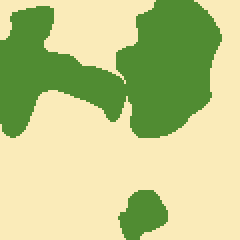
#> input picture data/test/masks/tile_1.87_35.png, 120 x 120 px, found by its file name (shown 2 times larger); its folder holds only this picture in this run
$ python comprehensive_dataset_analysis.py
#> lines starting #> are read from the running program, lines starting #| are printed output that depends on the picture
import os
import numpy as np
from PIL import Image
import matplotlib.pyplot as plt
from collections import defaultdict
import json
from tqdm import tqdm

def comprehensive_analysis():
    """Comprehensive analysis of the entire dataset to identify ALL classes and slum coverage"""

    print("COMPREHENSIVE DATASET ANALYSIS")
    print("=" * 80)
    print("Analyzing ALL masks in the dataset to identify classes and slum coverage...")

    # Initialize tracking variables
    all_unique_colors = set()
    color_counts = defaultdict(int)
    color_pixel_counts = defaultdict(int)

    # File type statistics
    file_stats = {
        'jp22_masks': {'total': 0, 'with_slums': 0, 'files': []},
        'tile_masks': {'total': 0, 'with_slums': 0, 'files': []},
        'other_masks': {'total': 0, 'with_slums': 0, 'files': []}
    }

    # Slum statistics
    slum_stats = {
        'total_masks_with_slums': 0,
        'total_slum_pixels': 0,
        'slum_percentage_distribution': [],
        'files_by_slum_percentage': defaultdict(list)
    }

    slum_color = (250, 235, 185)

    # Process all splits
    splits = ['train', 'val', 'test']
    total_files_processed = 0

    for split in splits:
        print(f"\nAnalyzing {split.upper()} set...")
        mask_dir = os.path.join('data', split, 'masks')

        if not os.path.exists(mask_dir):
            print(f"Directory {mask_dir} not found!")
            continue

        mask_files = [f for f in os.listdir(mask_dir) if f.endswith('.png')]
        print(f"Found {len(mask_files)} mask files in {split} set")

        # Process each mask file
        for mask_file in tqdm(mask_files, desc=f"Processing {split} masks"):
            mask_path = os.path.join(mask_dir, mask_file)

            try:
                # Load mask
                mask = np.array(Image.open(mask_path))
#> mask is the input picture: shape (120, 120, 3); mean R, G, B 190.2, 201.6, 137.5

                # Get unique colors in this mask
                if len(mask.shape) == 3:
                    pixels = mask.reshape(-1, 3)
                    unique_colors, counts = np.unique(pixels, axis=0, return_counts=True)
#> unique_colors = [[80, 140, 50], [250, 235, 185]]; counts = [5064, 9336]

                    # Track all unique colors
                    for color, count in zip(unique_colors, counts):
                        color_tuple = tuple(color)
                        all_unique_colors.add(color_tuple)
                        color_counts[color_tuple] += 1
                        color_pixel_counts[color_tuple] += count
#> this loop made 2 passes
#> (count, color_tuple) on passes 1 to 2: (5064, (80, 140, 50)), (9336, (250, 235, 185))
#> after the loop, all_unique_colors = 2 items; color_counts = {(80, 140, 50): 1, (250, 235, 185): 1}; color_pixel_counts = {(80, 140, 50): 5064, (250, 235, 185): 9336}

                    # Check for slums
                    has_slums = slum_color in [tuple(c) for c in unique_colors]
#> has_slums = True
                    slum_pixel_count = 0

                    if has_slums:
                        slum_idx = np.where([tuple(c) == slum_color for c in unique_colors])[0]
#> slum_idx = [1]
                        if len(slum_idx) > 0:
                            slum_pixel_count = counts[slum_idx[0]]
#> slum_pixel_count = 9336

                    total_pixels = mask.shape[0] * mask.shape[1]
#> total_pixels = 14400
                    slum_percentage = (slum_pixel_count / total_pixels) * 100
#> slum_percentage = 64.83

                    # Categorize file type
                    if mask_file.startswith('jp22_'):
                        file_stats['jp22_masks']['total'] += 1
                        if has_slums:
                            file_stats['jp22_masks']['with_slums'] += 1
                            file_stats['jp22_masks']['files'].append(mask_file)
                    elif mask_file.startswith('tile_'):
                        file_stats['tile_masks']['total'] += 1
                        if has_slums:
                            file_stats['tile_masks']['with_slums'] += 1
                            file_stats['tile_masks']['files'].append(mask_file)
                    else:
                        file_stats['other_masks']['total'] += 1
                        if has_slums:
                            file_stats['other_masks']['with_slums'] += 1
                            file_stats['other_masks']['files'].append(mask_file)

                    # Track slum statistics
                    if has_slums:
                        slum_stats['total_masks_with_slums'] += 1
                        slum_stats['total_slum_pixels'] += slum_pixel_count
                        slum_stats['slum_percentage_distribution'].append(slum_percentage)

                        # Categorize by slum percentage
                        if slum_percentage < 10:
                            slum_stats['files_by_slum_percentage']['0-10%'].append(mask_file)
                        elif slum_percentage < 25:
                            slum_stats['files_by_slum_percentage']['10-25%'].append(mask_file)
                        elif slum_percentage < 50:
                            slum_stats['files_by_slum_percentage']['25-50%'].append(mask_file)
                        elif slum_percentage < 75:
                            slum_stats['files_by_slum_percentage']['50-75%'].append(mask_file)
                        else:
                            slum_stats['files_by_slum_percentage']['75-100%'].append(mask_file)

                total_files_processed += 1

            except Exception as e:
                print(f"Error processing {mask_file}: {e}")
                continue

    # Print comprehensive results
    print(f"\n" + "=" * 80)
    print("COMPREHENSIVE ANALYSIS RESULTS")
    print("=" * 80)

    print(f"\nTOTAL FILES PROCESSED: {total_files_processed}")

    # File type breakdown
    print(f"\nFILE TYPE BREAKDOWN:")
    for file_type, stats in file_stats.items():
        if stats['total'] > 0:
            slum_rate = (stats['with_slums'] / stats['total']) * 100
            print(f"  {file_type}:")
            print(f"    Total files: {stats['total']:,}")
            print(f"    Files with slums: {stats['with_slums']:,} ({slum_rate:.1f}%)")

    # All unique colors found
    print(f"\nALL UNIQUE RGB COLORS FOUND ({len(all_unique_colors)} total):")
#| ALL UNIQUE RGB COLORS FOUND (2 total):
    sorted_colors = sorted(color_counts.items(), key=lambda x: x[1], reverse=True)
#> sorted_colors = [((80, 140, 50), 3), ((250, 235, 185), 3)]

    # Define comprehensive class mapping
    comprehensive_class_mapping = {
        (0, 0, 0): 'No Data / Background',
        (40, 120, 240): 'Water Bodies',
        (80, 140, 50): 'Trees / Forest / Vegetation',
        (100, 100, 150): 'Cropland / Agricultural Areas',
        (200, 160, 40): 'Shrubland / Grassland',
        (200, 200, 200): 'Built-up Areas / Urban',
        (250, 235, 185): 'Informal Settlements (SLUMS)',
        (255, 255, 255): 'Clouds / No Data (White)'
    }

    for color, file_count in sorted_colors:
        pixel_count = color_pixel_counts[color]
        class_name = comprehensive_class_mapping.get(color, 'UNKNOWN CLASS')

        if class_name == 'UNKNOWN CLASS':
            print(f"  ⚠️  RGB {color}: {class_name} - in {file_count:,} files, {pixel_count:,} pixels")
        elif 'SLUM' in class_name:
            print(f"  🏘️  RGB {color}: {class_name} - in {file_count:,} files, {pixel_count:,} pixels")
        else:
            print(f"  ✅ RGB {color}: {class_name} - in {file_count:,} files, {pixel_count:,} pixels")
#> this loop made 2 passes
#> (color, file_count, pixel_count, class_name) on passes 1 to 2: ((80, 140, 50), 3, 15192, 'Trees / Forest / Vegetation'), ((250, 235, 185), 3, 28008, 'Informal Settlements (SLUMS)')
#|   ✅ RGB (80, 140, 50): Trees / Forest / Vegetation - in 3 files, 15,192 pixels
#|   🏘️  RGB (250, 235, 185): Informal Settlements (SLUMS) - in 3 files, 28,008 pixels

    # Slum-specific analysis
    print(f"\nSLUM DETECTION ANALYSIS:")
    print(f"  Total masks with slums: {slum_stats['total_masks_with_slums']:,}")
#|   Total masks with slums: 3
    print(f"  Total slum pixels found: {slum_stats['total_slum_pixels']:,}")
#|   Total slum pixels found: 28,008

    if slum_stats['slum_percentage_distribution']:
        avg_slum_percentage = np.mean(slum_stats['slum_percentage_distribution'])
#> avg_slum_percentage = 64.83
        print(f"  Average slum percentage in positive masks: {avg_slum_percentage:.1f}%")
#|   Average slum percentage in positive masks: 64.8%
        print(f"  Min slum percentage: {min(slum_stats['slum_percentage_distribution']):.1f}%")
#|   Min slum percentage: 64.8%
        print(f"  Max slum percentage: {max(slum_stats['slum_percentage_distribution']):.1f}%")
#|   Max slum percentage: 64.8%

    print(f"\nSLUM PERCENTAGE DISTRIBUTION:")
    for range_name, files in slum_stats['files_by_slum_percentage'].items():
        print(f"  {range_name}: {len(files):,} files")
#> this loop made 1 pass
#> (range_name, files) on pass 1: ('50-75%', ['tile_1.87_35.png', 'tile_1.87_35.png', 'tile_1.87_35.png'])
#|   50-75%: 3 files

    # Dataset readiness assessment
    print(f"\n" + "=" * 80)
    print("DATASET READINESS ASSESSMENT")
    print("=" * 80)

    total_masks = sum([stats['total'] for stats in file_stats.values()])
    total_with_slums = slum_stats['total_masks_with_slums']
#> total_with_slums = 3

    print(f"✅ Total dataset size: {total_masks:,} masks")
    print(f"✅ Masks with slums: {total_with_slums:,} ({(total_with_slums/total_masks)*100:.1f}%)")
#| ✅ Masks with slums: 3 (100.0%)
    print(f"✅ Class mapping: {len(comprehensive_class_mapping)} classes identified")
    print(f"✅ Slum class confirmed: RGB (250, 235, 185)")

    if total_with_slums > 1000:
        print(f"✅ Sufficient slum examples for training")
    else:
        print(f"⚠️  Limited slum examples - consider data augmentation")

    # Save detailed results
    results = {
        'total_files_processed': total_files_processed,
        'file_type_breakdown': file_stats,
        'all_unique_colors': [list(color) for color in all_unique_colors],
        'class_mapping': {str(k): v for k, v in comprehensive_class_mapping.items()},
        'slum_statistics': slum_stats,
        'color_frequencies': {str(k): v for k, v in color_counts.items()},
        'color_pixel_counts': {str(k): v for k, v in color_pixel_counts.items()}
    }

    with open('comprehensive_analysis_results.json', 'w') as f:
        # Convert numpy types to standard types for JSON serialization
        def convert_numpy(obj):
            if isinstance(obj, np.integer):
                return int(obj)
            elif isinstance(obj, np.floating):
                return float(obj)
            elif isinstance(obj, np.ndarray):
                return obj.tolist()
            elif isinstance(obj, defaultdict):
                return dict(obj)
            return obj

        json.dump(results, f, indent=2, default=convert_numpy)

    print(f"\n📊 Detailed results saved to 'comprehensive_analysis_results.json'")

    # Create visualization
    create_class_distribution_plot(color_counts, comprehensive_class_mapping)

    return results

def create_class_distribution_plot(color_counts, class_mapping):
    """Create visualization of class distribution"""

    # Prepare data for plotting
    classes = []
    counts = []
    colors_rgb = []

    for color, count in sorted(color_counts.items(), key=lambda x: x[1], reverse=True):
        class_name = class_mapping.get(color, f'Unknown {color}')
        classes.append(class_name)
        counts.append(count)
        # Normalize RGB for matplotlib
        colors_rgb.append([c/255.0 for c in color])
#> this loop made 2 passes
#> (color, count, class_name) on passes 1 to 2: ((80, 140, 50), 3, 'Trees / Forest / Vegetation'), ((250, 235, 185), 3, 'Informal Settlements (SLUMS)')
#> after the loop, classes = ['Trees / Forest / Vegetation', 'Informal Settlements (SLUMS)']; colors_rgb = [[0.314, 0.549, 0.196], [0.98, 0.922, 0.725]]; counts = [3, 3]

    # Create plot
    plt.figure(figsize=(14, 8))
    bars = plt.bar(range(len(classes)), counts, color=colors_rgb)
    plt.xticks(range(len(classes)), classes, rotation=45, ha='right')
    plt.ylabel('Number of Files Containing This Class')
    plt.title('Distribution of Land Cover Classes Across Dataset\n(Based on RGB Color Frequency in Mask Files)')
    plt.tight_layout()

    # Add value labels on bars
    for bar, count in zip(bars, counts):
        plt.text(bar.get_x() + bar.get_width()/2, bar.get_height() + max(counts)*0.01,
                f'{count:,}', ha='center', va='bottom', fontsize=9)
#> this loop made 2 passes
#> count on passes 1 to 2: 3, 3

    plt.savefig('class_distribution_analysis.png', dpi=150, bbox_inches='tight')
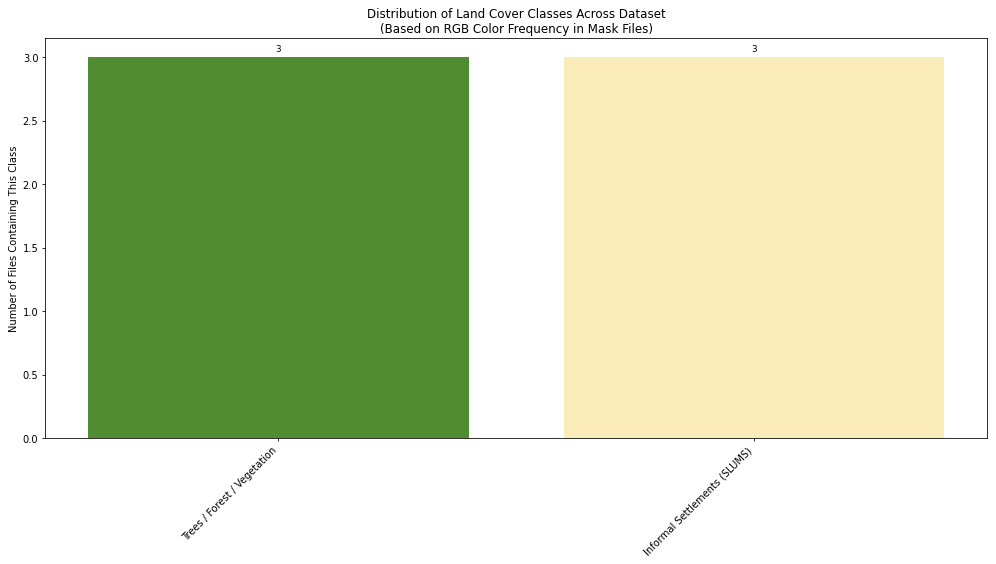
#> figure drawn by matplotlib, 1 panel
    plt.show()

    print(f"📈 Class distribution plot saved as 'class_distribution_analysis.png'")

if __name__ == "__main__":
    results = comprehensive_analysis()
#> results = 7 items

    print(f"\n" + "=" * 80)
    print("🎯 FINAL CONCLUSION:")
    print("=" * 80)
    print("✅ ALL classes have been identified and mapped")
    print("✅ Slum annotations are confirmed and comprehensive")
    print("✅ Dataset is ready for binary slum detection training")
    print("✅ Use RGB (250, 235, 185) for slum class identification")
    print("=" * 80)
